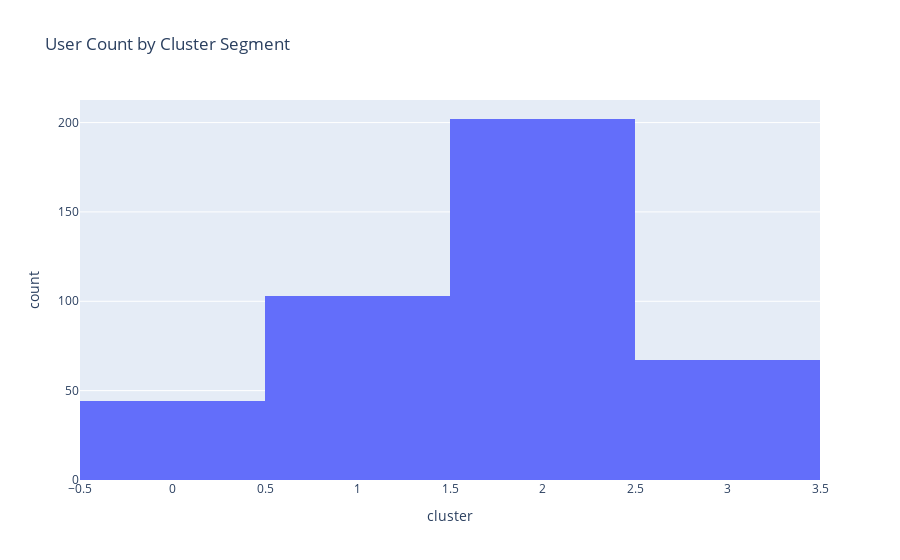

Notebook code for this chart:
### Code cell
fig = px.histogram(user_data, x="cluster", title="User Count by Cluster Segment")
fig.show()

### Figure 1 — Plotly figure (JSON) as saved in the notebook; plotly's stock layout.template omitted (floating-point values rounded to 4 significant figures; data arrays with more than 128 entries replaced by an {"elided": "..."} marker saying what was removed)
{"data": [{"bingroup": "x", "hovertemplate": "cluster=%{x}<br>count=%{y}<extra></extra>", "legendgroup": "", "marker": {"color": "#636efa", "pattern": {"shape": ""}}, "name": "", "orientation": "v", "showlegend": false, "type": "histogram", "x": {"elided": "416 int values"}, "xaxis": "x", "yaxis": "y"}], "layout": {"barmode": "relative", "legend": {"tracegroupgap": 0}, "title": {"text": "User Count by Cluster Segment"}, "xaxis": {"anchor": "y", "domain": [0, 1], "title": {"text": "cluster"}}, "yaxis": {"anchor": "x", "domain": [0, 1], "title": {"text": "count"}}}}
